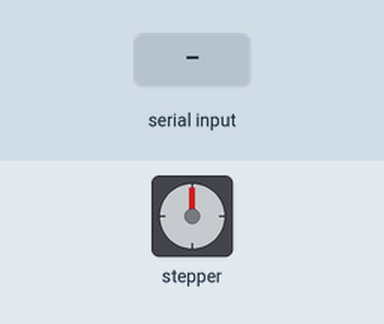
Recording of a program running on a simulated Raspberry Pi (BCM pin numbers). Parts: stepper motor. The test bench sets the inputs (shaded band). The stepper is drawn at 2048 steps a turn; what the program prints to the terminal is not drawn.

Above: at 1.2 s.
1.3 s: "w" typed at the terminal, then Enter
At 1.97 s:
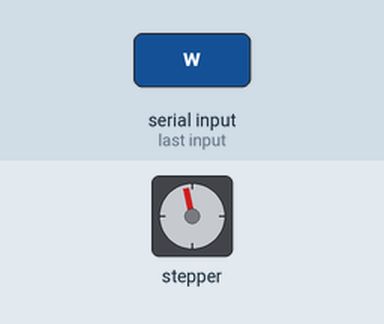
At 2.65 s:
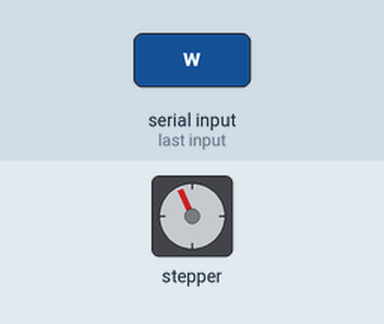
4.3 s: "e" typed at the terminal, then Enter
16.3 s: "w" typed at the terminal, then Enter
At 21.9 s:
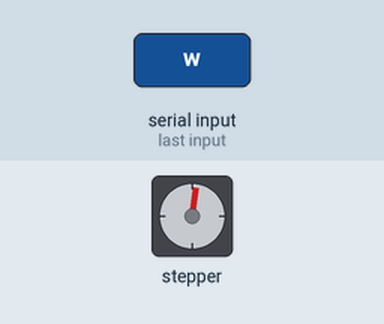
Timing chart, 0 to 23.4 s (numbered marks = the images above; inputs shaded):
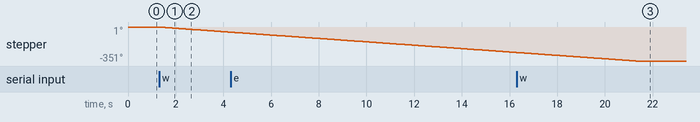

The program:

challenge114.py
```python
import RPi.GPIO as GPIO
import time

# GPIO 설정
GPIO.setmode(GPIO.BCM)
StepPins = [16,17,18,19]

for pin in StepPins:
    GPIO.setup(pin,GPIO.OUT)
    GPIO.output(pin,False)

StepCounter = 0

StepCount = 4

Seq = [[0,0,0,1],
       [0,0,1,0],
       [0,1,0,0],
       [1,0,0,0]]

try:
    while True:
        key_input = input("키를 입력하세요 (q: 0도, w: 90도, e: 180도, Q: 종료):")

        if key_input == 'q':
            target_angle = 0
        elif key_input == 'w':
            target_angle = 90
        elif key_input == 'e':
            target_angle = 180
        elif key_input == 'Q':
            break
        else:
            print("잘못된 입력입니다. 다시 시도하세요.")
            continue

        for _ in range(int(target_angle / 0.18)):
            for pin in range(4):
                xpin = StepPins[pin]
                if Seq[StepCounter][pin] != 0:
                    GPIO.output(xpin, True)
                else:
                    GPIO.output(xpin, False)
            StepCounter += 1

            if StepCounter == StepCount:
                StepCounter = 0
            if StepCounter < 0:
                StepCounter = StepCount

            time.sleep(0.01)

except KeyboardInterrupt:
    print("\n프로그램을 종료합니다.")
finally:
    GPIO.cleanup()
```

Measured:
- after the input at 1.3 s, stepper: keeps turning counter-clockwise at about 18°/s, starting at once
- after the input at 16.3 s, stepper: turns 88° counter-clockwise in 5.0 s, starting at once
